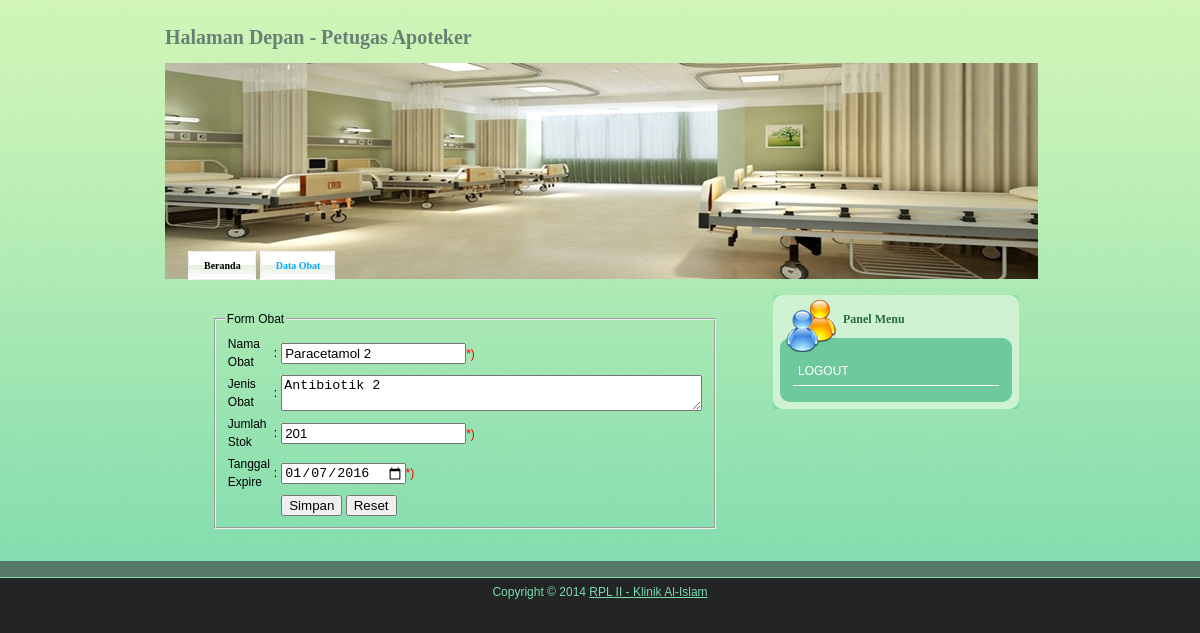
Page /apoteker_edit.php?id=OBT001 on the committed database.
### tables this page shows
CREATE TABLE IF NOT EXISTS `obat` (
  `obat_id` char(6) NOT NULL,
  `obat_nama` varchar(20) NOT NULL,
  `obat_jenis` varchar(20) NOT NULL,
  `obat_stok` int(11) NOT NULL,
  `obat_expire` date NOT NULL,
  PRIMARY KEY (`obat_id`)
);

### apoteker_edit.php (the view, shortened to what this page needs)
<?php
include 'includes/koneksi.php';
if (isset($_GET['id'])) {
    $query = $dbh->query("SELECT * FROM obat WHERE obat_id = '$_GET[id]'");
    $data  = $query->fetch(PDO::FETCH_ASSOC);
} else {
    echo "ID tidak tersedia!
<a href='apoteker_obat.php'>Kembali</a>";
    exit();
}
?>
<!DOCTYPE html PUBLIC "-//W3C//DTD XHTML 1.0 Transitional//EN" "http://www.w3.org/TR/xhtml1/DTD/xhtml1-transitional.dtd">
<html xmlns="http://www.w3.org/1999/xhtml">
		<head>
		<link href="adsi.css" rel="stylesheet" type="text/css" />
		</head>
<body>
	<div id="templatemo_top_bg">
   	  <div class="templatemo_container">
        	<div id="templatemo_header">
            	<div id="templatemo_logo">
	            	Halaman Depan - Petugas Apoteker
                </div>
                <div id="templatemo_header_bottom">
                	<div id="templatemo_menu">
                    	<ul>
                        	<li><a href="apoteker_beranda.php"><b>Beranda</b></a></li>
                            <li class="current"><a href="apoteker_obat.php"><b>Data Obat</b></a></li>
                        </ul>
                    </div>
                </div>
            </div>
            <div id="templatemo_content">
            	<div id="templatemo_content_left">
                	<div class="templatemo_post">
						<fieldset style="width : 65%; margin: auto;">
								<legend>Form Obat</legend>
								 <table border="0">
									<tr><form method="post" action="apoteker_update.php"><input type="hidden" name="id" value="<?php echo $data['obat_id']; ?>" />
										<td>Nama Obat</td><td>:</td><td><input type="text" maxlength="25" name="obat_nama" placeholder="Nama Obat" required value="<?php echo $data['obat_nama']; ?>"/><font color="red">*)</font></td>
									</tr><tr>
										<td>Jenis Obat</td><td>:</td><td><textarea name="obat_jenis" placeholder="ceontoh : paracetamol" cols="50" required><?php echo $data['obat_jenis']; ?></textarea></td>
									</tr><tr>
										<td>Jumlah Stok</td><td>:</td><td><input type="text" maxlength="12" name="obat_stok" placeholder="contoh : 23" required value="<?php echo $data['obat_stok']; ?>"/><font color="red">*)</font></td>
									</tr><tr>
										<td>Tanggal Expire</td><td>:</td><td><input type="date" name="obat_expire" required value="<?php echo $data['obat_expire']; ?>"/><font color="red">*)</font></td>
									</tr>
									<tr>
										<td></td><td></td>
										<td>
										<input type="submit" value="Simpan">
										<input type="reset" value="Reset" onclick="return confirm('Hapus data yang telah diinput?')"></td>
									</tr></form>
								</table>
							</fieldset>
                    </div>
              </div>
              <div id="templatemo_content_right">
                    <div class="templatemo_section">
                    	<div class="templatemo_section_2_top">
                        Panel Menu
                        </div>
                        <div class="templatemo_section_2_mid">
                        <ul>
                        	<li><a href="index.php">LOGOUT</a> </li>
						</ul>
                        </div>
                        <div class="templatemo_section_2_bottom">
                        </div>
                    </div>
                </div>
                <div class="cleaner_with_height"></div>
        </div>
        <div class="cleaner_with_height"></div>
   	  </div>
    </div>
    <div id="templatemo_bottom_bg">
    	<div class="templatemo_container">
        	<div id="templatemo_bottom_panel">
			</div>
            <div class="cleaner_with_height"></div>
        </div>
    </div>
    <?php include 'includes/footer.php'; ?>
</body>
</html>

### adsi.css (style rules this page uses)
html { background: #232524; }
body { margin: 0; padding:0; font-family: Arial, Helvetica, sans-serif; font-size: 12px; line-height: 1.5em; width: 100%; display: table; }
a:link, a:visited { color: #006699; text-decoration: underline; }
.templatemo_container { width: 900px; margin: auto; }
#templatemo_bottom_bg { width: 100%; background: #567867; border-bottom: 1px solid #7bdaae; }
#templatemo_top_bg { width: 100%; background: #7bdaae url(images/templatemo_bg.jpg) repeat-x; }
#templatemo_header { width: 100%; height: 280px; }
#templatemo_logo { float: left; width: 600px; height: 20px; font-family: Tahoma; font-size: 20px; font-weight: bold; color: #678275; margin: 28px 0 0 15px; padding: 0; }
#templatemo_header_bottom { float: left; width: 873px; height: 216px; background: url(images/templatemo_header.jpg) no-repeat; margin: 15px 0 0 15px; }
#templatemo_menu { width: 465px; height: 29px; margin: 170px 0 0 23px; padding: 0; }
#templatemo_menu ul { list-style: none; display: inline; }
#templatemo_menu li a { float: left; display: block; color: #000; background: url(images/templatemo_menu_left.jpg) no-repeat; text-decoration: none; font-family: Tahoma; font-size: 10px; margin: 0 4px 0 0; padding: 0; height: 29px; line-height: 29px; text-align: center; cursor: pointer; }
#templatemo_menu li a b { float: left; display: block; margin: 0 0 0 6px; padding: 0 15px 0 10px; background: url(images/templatemo_menu_right.jpg) right top no-repeat; color: #000; }
#templatemo_menu li.current a, #templatemo_menu li a:hover, #templatemo_menu li.current a b, #templatemo_menu li a:hover b { color: #05acff; }
#templatemo_content { margin: 15px; padding: 0; }
#templatemo_content_left { float: left; width: 600px; }
#templatemo_content_left .templatemo_post { margin: 15px; padding: 0; }
#templatemo_content_right { float: right; width: 250px; margin: 0 12px 0 0 ; padding: 0; }
.templatemo_section { margin: 0 0 15px 0; padding: 0; }
.templatemo_section_2_top { width: 176px; height: 42px; font-family: Tahoma; font-weight: bold; font-size: 12px; color: #276b45; background: url(images/templatemo_section_2_top_bg.jpg) no-repeat; margin: 0; padding: 15px 0 0 70px; }
.templatemo_section_2_mid { width: 246px; background: url(images/templatemo_section_2_mid_bg.jpg) repeat-y; margin: 0; padding: 5px 0; }
.templatemo_section_2_bottom { width: 246px; height: 18px; background: url(images/templatemo_section_2_bottom_bg.jpg) no-repeat; }
.templatemo_section_2_mid ul { list-style: none; margin: 0 20px; padding: 0; }
.templatemo_section_2_mid li { border-bottom: 1px solid #fff; margin: 0; padding: 5px; }
.templatemo_section_2_mid li a { color: #fff; text-decoration: none; }
#templatemo_bottom_panel { width: 100%; margin: 0; padding: 15px 0 0 0; }
.cleaner_with_height { clear: both; height: 1px; }

### rows in the picture
obat: obat_nama "Paracetamol 2", obat_jenis "Antibiotik 2", obat_stok "201", obat_expire "01/07/2016"
